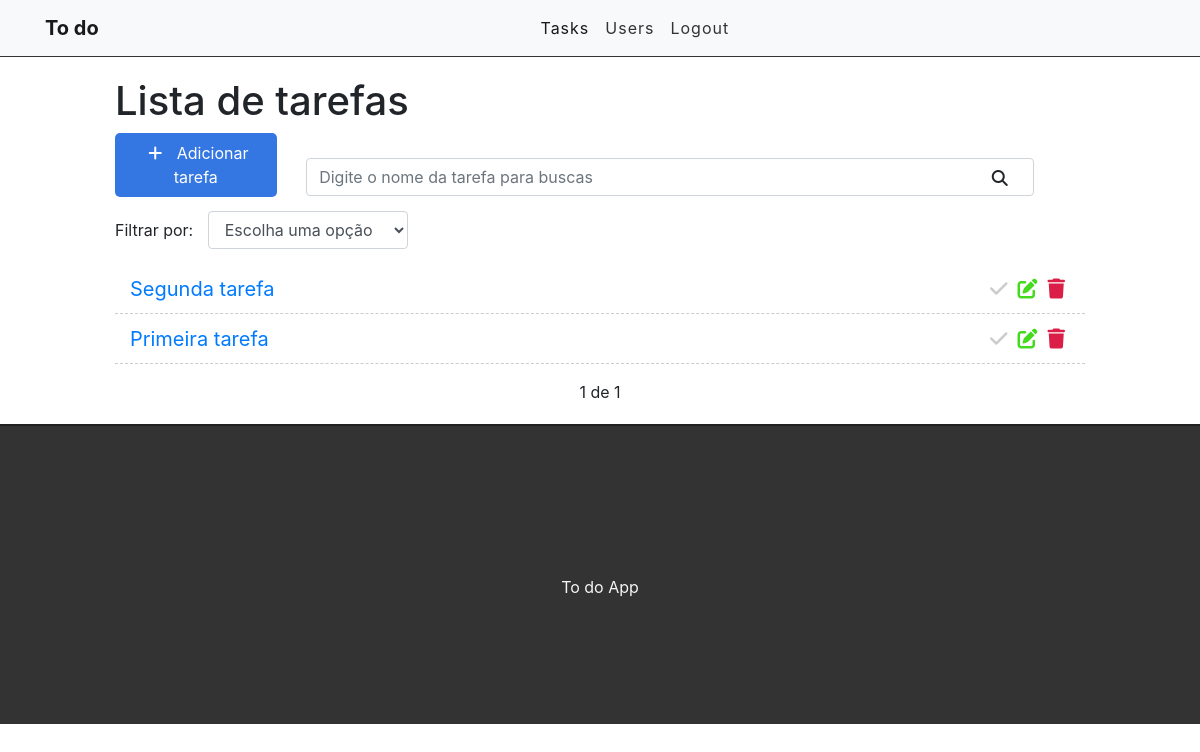
The app's page / (signed in), older data.
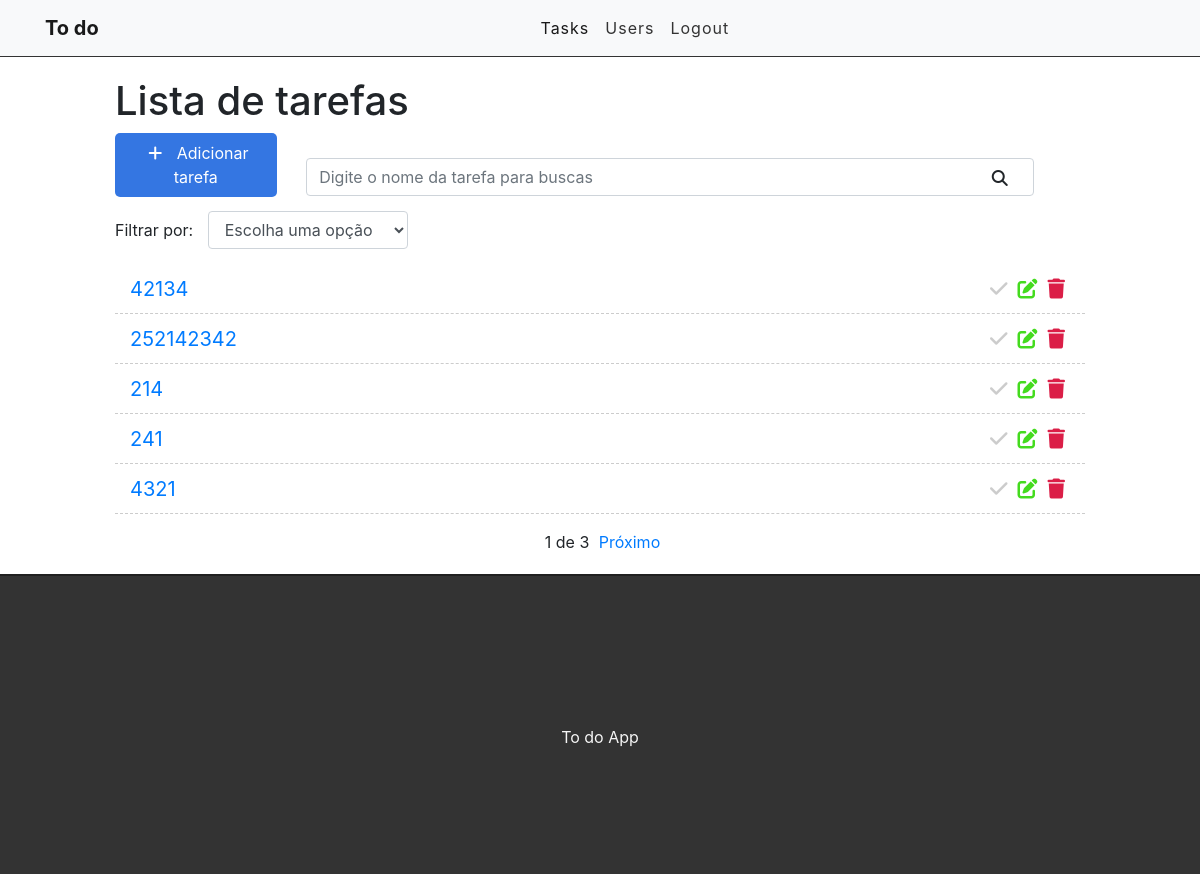
The same page, newer data.
### tasks/models.py (models this page shows, shortened)
class Task(models.Model):
    STATUS = [
        ('doing', 'Doing'),
        ('done', 'Done')
    ]
    title = models.CharField(max_length=256)
    description = models.CharField(max_length= 1024)
    done = models.CharField(max_length=64, choices=STATUS)
    user = models.ForeignKey(get_user_model(), on_delete=models.CASCADE)
    created_at = models.DateTimeField(auto_now_add=True)
    update_at = models.DateTimeField(auto_now=True)

### tasks/views.py (the view)
# urls.py: path('', views.taskList, name='task-list'),
@login_required
def taskList(request):
    search = request.GET.get('search')
    filter = request.GET.get('filter')
    if search:
        tasks = Task.objects.filter(title__icontains=search, user=request.user)
    elif filter:
        tasks = Task.objects.filter(done=filter, user=request.user)
    else:
        object_list = Task.objects.all().order_by('-created_at').filter(user=request.user)
        per_page = 5
        paginator = Paginator(object_list, per_page)
        page = request.GET.get('page')
        tasks = paginator.get_page(page)
    return render(request, 'tasks/task_list.html', {'tasks': tasks})

### tasks/templates/tasks/task_list.html (shortened to what this page needs)
{% extends 'base.html' %}
{% block content %}
<div class="offset-1 col-10 list-div">
    <h1>Lista de tarefas</h1>
    <a id="add-link" href="/newtask">
        <div class="col-2 add-div">
            <i class="fas fa-plus"></i> Adicionar tarefa
        </div>
    </a>
    <div class="col-9 search-div">
        <form method="GET" id="search-form">
            <input class="form-control" type="text" name="search" id="serach" placeholder="Digite o nome da tarefa para buscas" value="{{ request.GET.search }}">
            <i class="fas fa-search" id="search-btn"></i>
        </form>
    </div>
    <div class="col-12 filter-div">
        <span>Filtrar por:</span>
        <select name="filter" id="filter" class="form-control">
            <option value="">Escolha uma opção</option>
        </select>
    </div>
    <ul class="task-list">
        {% for task in tasks %}
        {% if task.done == 'doing' %}
        <li class="task-item">
        {% else %}
        <li class="task-item done">
        {% endif %}
            <span><a href="/task/{{ task.id }}">{{ task.title }}</a></span>
            <a href="/deletetask/{{ task.id }}"><span><i class="fas fa-trash"></i></span></a>
            <a href="/edittask/{{ task.id }}"><span><i class="fas fa-edit"></i></span></a>
            <a href="/changestatus/{{ task.id }}"><span><i class="fas fa-check"></i></span></a>
        </li>
        {% endfor %}
    </ul>
    {% if tasks.paginator.num_pages %}
    <div class="pagination">
        <span class="step-links">
            <span class="current">
                {{ tasks.number }} de {{ tasks.paginator.num_pages }}
            </span>
            {% if tasks.has_next %}
            <a href="?page={{ tasks.next_page_number }}">Próximo</a>
            {% endif %}
        </span>
    </div>
    {% endif %}
</div>
{% endblock %}

Row changes from the older to the newer data that the page shows:
no longer on this page (row unchanged): Task: title "Segunda tarefa"
no longer on this page (row unchanged): Task: title "Primeira tarefa"
added Task: title "42134"
added Task: title "252142342"
added Task: title "214"
added Task: title "241"
added Task: title "4321"
Text that changed along with them:
{{ tasks.paginator.num_pages }}: "1" → "3"
text now shown: "Próximo"
